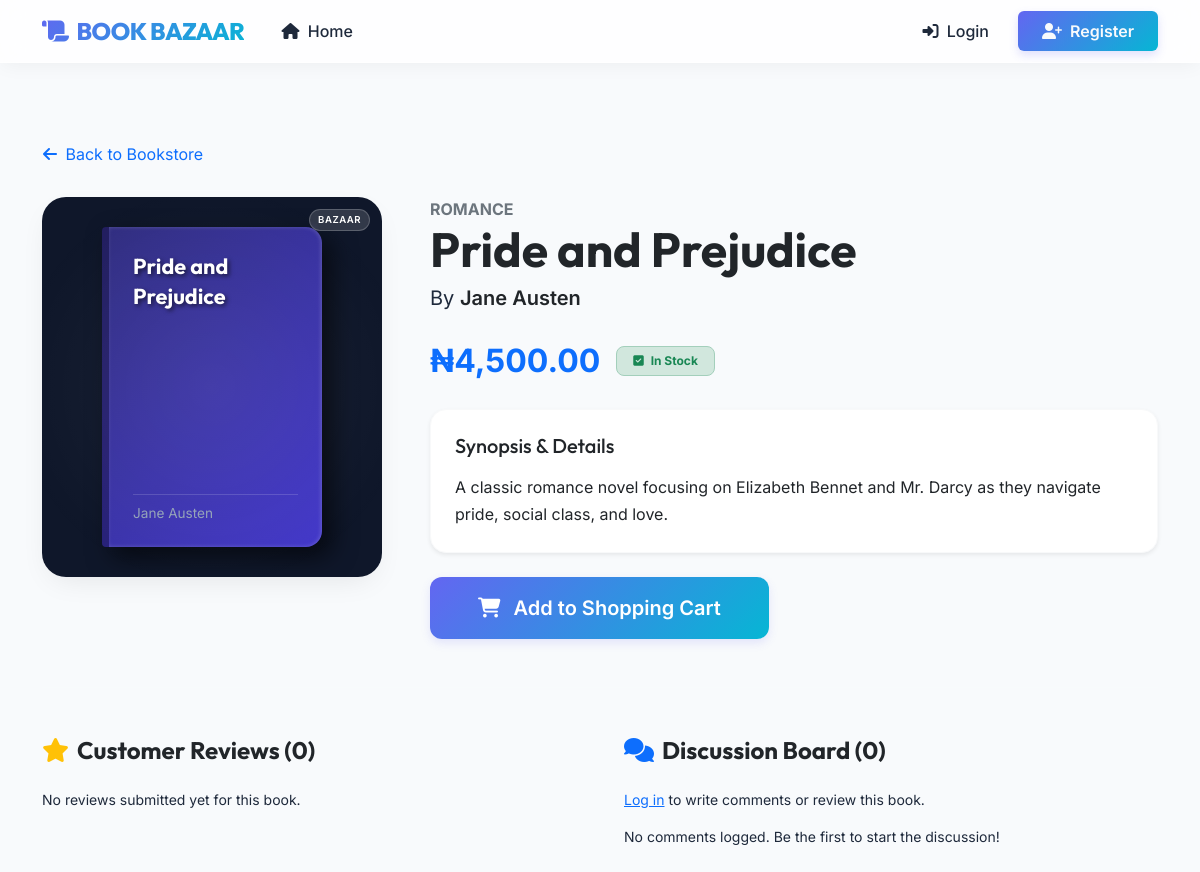
Page /book_detail.php?id=1 on the committed database.
### tables this page shows
CREATE TABLE `books` (
    `id` INT AUTO_INCREMENT PRIMARY KEY,
    `title` VARCHAR(255) NOT NULL,
    `author` VARCHAR(255) NOT NULL,
    `price` DECIMAL(10,2) NOT NULL,
    `description` TEXT NOT NULL,
    `category` VARCHAR(100) NOT NULL,
    `cover_image` VARCHAR(255) DEFAULT NULL,
    `created_at` TIMESTAMP DEFAULT CURRENT_TIMESTAMP
);

### book_detail.php (the view, shortened to what this page needs)
<?php
require_once __DIR__ . '/config.php';
$book_id = isset($_GET['id']) ? (int)$_GET['id'] : 0;
try {
    $stmt = $pdo->prepare("SELECT * FROM books WHERE id = ?");
    $stmt->execute([$book_id]);
    $book = $stmt->fetch();
} catch (PDOException $e) {
    $book = null;
}
$reviews = [];
try {
    $r_stmt = $pdo->prepare("
        SELECT r.*, u.username, u.profile_picture
        FROM reviews r
        JOIN users u ON r.user_id = u.id
        WHERE r.book_id = ?
        ORDER BY r.created_at DESC
    ");
    $r_stmt->execute([$book_id]);
    $reviews = $r_stmt->fetchAll();
} catch (PDOException $e) {}
$comments = [];
try {
    $c_stmt = $pdo->prepare("
        SELECT c.*, u.username, u.profile_picture
        FROM comments c
        JOIN users u ON c.user_id = u.id
        WHERE c.book_id = ?
        ORDER BY c.created_at DESC
    ");
    $c_stmt->execute([$book_id]);
    $comments = $c_stmt->fetchAll();
} catch (PDOException $e) {}
$is_approved_user = false;
require_once __DIR__ . '/header.php';
$is_admin = false;
?>
<div class="container py-5">
    <a href="index.php" class="btn btn-link text-decoration-none text-muted-dark mb-4 ps-0" id="back-btn">
        <i class="fa-solid fa-arrow-left me-1"></i> Back to Bookstore
    </a>
    <div class="row g-5">
        <div class="col-md-5 col-lg-4">
            <div class="detail-cover-container">
                <?php $theme_idx = (strlen($book['title']) % 6) + 1; ?>
                <div class="detail-cover-fallback cover-theme-<?php echo $theme_idx; ?>">
                    <span class="fallback-badge">Bazaar</span>
                    <h2 class="detail-cover-title"><?php echo htmlspecialchars($book['title']); ?></h2>
                    <span class="detail-cover-author"><?php echo htmlspecialchars($book['author']); ?></span>
                </div>
            </div>
        </div>
        <div class="col-md-7 col-lg-8">
            <span class="text-uppercase text-secondary fw-bold fs-7 tracking-wider"><?php echo htmlspecialchars($book['category']); ?></span>
            <h1 class="display-5 text-dark fw-bold mb-1" id="book-detail-title"><?php echo htmlspecialchars($book['title']); ?></h1>
            <p class="fs-5 text-muted-dark mb-4">By <span class="fw-semibold text-dark"><?php echo htmlspecialchars($book['author']); ?></span></p>
            <div class="d-flex align-items-center mb-4">
                <span class="fs-2 text-primary fw-bold me-3" id="book-detail-price">₦<?php echo number_format($book['price'], 2); ?></span>
                <span class="badge bg-success-subtle text-success border border-success-subtle px-3 py-2 rounded-3">
                    <i class="fa-solid fa-square-check me-1"></i> In Stock
                </span>
            </div>
            <div class="card border-light bg-white rounded-4 shadow-sm mb-4">
                <div class="card-body p-4">
                    <h3 class="h5 mb-3 text-dark">Synopsis & Details</h3>
                    <p class="card-text text-muted-dark" style="line-height: 1.7;" id="book-detail-desc">
                        <?php echo nl2br(htmlspecialchars($book['description'])); ?>
                    </p>
                </div>
            </div>
            <div class="d-flex flex-wrap gap-3">
                <?php if ($is_admin): ?>
                    <a href="admin.php?tab=edit_book&id=<?php echo $book['id']; ?>" class="btn btn-premium-primary px-5 py-3 fs-5 flex-grow-1 flex-md-grow-0" id="btn-edit-detail">
                        <i class="fa-solid fa-pen-to-square me-2"></i> Modify Book Details
                    </a>
                <?php else: ?>
                    <form action="cart_action.php?action=add&id=<?php echo $book['id']; ?>" method="POST" class="flex-grow-1 flex-md-grow-0">
                        <button type="submit" class="btn btn-premium-primary px-5 py-3 fs-5 w-100" id="btn-add-detail">
                            <i class="fa-solid fa-cart-shopping me-2"></i> Add to Shopping Cart
                        </button>
                    </form>
                <?php endif; ?>
            </div>
        </div>
    </div>
    <hr class="my-5 border-light">
    <div class="row g-5">
        <div class="col-lg-6">
            <h3 class="h4 mb-4 text-dark fw-bold"><i class="fa-solid fa-star text-warning me-2"></i>Customer Reviews (<?php echo count($reviews); ?>)</h3>
            <?php if (!empty($reviews)): ?>
                <div class="d-flex flex-column gap-3">
                    <?php foreach ($reviews as $rev): ?>
                        <div class="review-card p-3">
                            <div class="d-flex justify-content-between align-items-center mb-2">
                                <div class="d-flex align-items-center">
                                    <?php if (!empty($rev['profile_picture']) && file_exists(__DIR__ . '/' . $rev['profile_picture'])): ?>
                                        <img src="<?php echo htmlspecialchars($rev['profile_picture']); ?>" alt="Avatar" class="navbar-avatar me-2" style="width: 25px; height: 25px;">
                                    <?php else: ?>
                                        <div class="navbar-avatar me-2 bg-secondary text-white d-flex align-items-center justify-content-center" style="font-size: 0.65rem; font-weight: 700; width: 25px; height: 25px; border-radius: 50%;">
                                            <?php echo strtoupper(substr($rev['username'], 0, 2)); ?>
                                        </div>
                                    <?php endif; ?>
                                    <span class="fw-bold text-dark small"><?php echo htmlspecialchars($rev['username']); ?></span>
                                    <span class="badge bg-success-subtle text-success ms-2" style="font-size: 0.6rem;">Verified Buyer</span>
                                </div>
                                <span class="text-muted-dark small" style="font-size: 0.75rem;"><?php echo date('d M Y', strtotime($rev['created_at'])); ?></span>
                            </div>
                            <div class="star-rating-display mb-2" style="font-size: 0.85rem;">
                                <?php for ($i = 1; $i <= 5; $i++): ?>
                                    <i class="<?php echo $i <= $rev['rating'] ? 'fa-solid' : 'fa-regular'; ?> fa-star"></i>
                                <?php endfor; ?>
                            </div>
                            <p class="text-muted-dark small mb-0"><?php echo nl2br(htmlspecialchars($rev['review_text'])); ?></p>
                        </div>
                    <?php endforeach; ?>
                </div>
            <?php else: ?>
                <p class="text-muted-dark small">No reviews submitted yet for this book.</p>
            <?php endif; ?>
        </div>
        <div class="col-lg-6">
            <h3 class="h4 mb-4 text-dark fw-bold"><i class="fa-solid fa-comments text-primary me-2"></i>Discussion Board (<?php echo count($comments); ?>)</h3>
            <?php if (isset($_SESSION['user_id'])): ?>
                <?php if ($is_approved_user || $is_admin): ?>
                    <div class="card border-0 shadow-sm rounded-4 p-4 mb-4 bg-light">
                        <h4 class="h6 text-dark fw-bold mb-2">Join the Discussion</h4>
                        <form action="book_detail.php?id=<?php echo $book_id; ?>" method="POST">
                            <div class="mb-3">
                                <textarea name="comment_text" class="form-control" rows="3" placeholder="Ask a question or post a discussion comment about this book..." required></textarea>
                            </div>
                            <button type="submit" name="submit_comment" class="btn btn-premium-secondary btn-sm py-2 px-4">Post Comment</button>
                        </form>
                    </div>
                <?php else: ?>
                    <div class="alert alert-secondary text-muted-dark small mb-4">
                        <i class="fa-solid fa-lock me-1"></i> Discussion board commenting is locked until your profile is approved.
                    </div>
                <?php endif; ?>
            <?php else: ?>
                <p class="small text-muted-dark"><a href="login.php">Log in</a> to write comments or review this book.</p>
            <?php endif; ?>
            <?php if (!empty($comments)): ?>
                <div class="d-flex flex-column gap-3">
                    <?php foreach ($comments as $com): ?>
                        <div class="comment-card p-3">
                            <div class="d-flex justify-content-between align-items-center mb-2">
                                <div class="d-flex align-items-center">
                                    <?php if (!empty($com['profile_picture']) && file_exists(__DIR__ . '/' . $com['profile_picture'])): ?>
                                        <img src="<?php echo htmlspecialchars($com['profile_picture']); ?>" alt="Avatar" class="navbar-avatar me-2" style="width: 25px; height: 25px;">
                                    <?php else: ?>
                                        <div class="navbar-avatar me-2 bg-secondary text-white d-flex align-items-center justify-content-center" style="font-size: 0.65rem; font-weight: 700; width: 25px; height: 25px; border-radius: 50%;">
                                            <?php echo strtoupper(substr($com['username'], 0, 2)); ?>
                                        </div>
                                    <?php endif; ?>
                                    <span class="fw-bold text-dark small"><?php echo htmlspecialchars($com['username']); ?></span>
                                </div>
                                <span class="text-muted-dark small" style="font-size: 0.75rem;"><?php echo date('d M Y, h:i A', strtotime($com['created_at'])); ?></span>
                            </div>
                            <p class="text-muted-dark small mb-0"><?php echo nl2br(htmlspecialchars($com['comment_text'])); ?></p>
                        </div>
                    <?php endforeach; ?>
                </div>
            <?php else: ?>
                <p class="text-muted-dark small">No comments logged. Be the first to start the discussion!</p>
            <?php endif; ?>
        </div>
    </div>
</div>
<?php require_once __DIR__ . '/header.php'; ?>

### static/css/style.css (style rules this page uses)
:root { --primary-color: #6366f1; --primary-hover: #4f46e5; --secondary-color: #06b6d4; --accent-color: #f43f5e; --bg-dark: #0f172a; --bg-card: #1e293b; --bg-light: #f8fafc; --text-dark: #1e293b; --text-muted-dark: #64748b; --text-light: #f8fafc; --text-muted-light: #94a3b8; --border-color: #e2e8f0; --border-dark: #334155; --glass-bg: rgba(255, 255, 255, 0.8); --glass-border: rgba(255, 255, 255, 0.4); --shadow-premium: 0 10px 30px -10px rgba(0, 0, 0, 0.1); --shadow-glow: 0 0 20px rgba(99, 102, 241, 0.2); }
body { font-family: 'Inter', sans-serif; color: var(--text-dark); background-color: var(--bg-light); min-height: 100vh; display: flex; flex-direction: column; }
h1, h2, h3, h4, h5, h6, .brand-font { font-family: 'Outfit', sans-serif; font-weight: 600; }
.cover-theme-2 { background: linear-gradient(135deg, #312e81 0%, #4338ca 100%); }
.fallback-badge { position: absolute; top: 12px; right: 12px; background: rgba(255, 255, 255, 0.15); backdrop-filter: blur(4px); border: 1px solid rgba(255, 255, 255, 0.2); font-size: 0.6rem; padding: 3px 8px; border-radius: 30px; text-transform: uppercase; font-weight: 600; letter-spacing: 0.5px; }
.btn-premium-primary { background: linear-gradient(135deg, var(--primary-color) 0%, var(--secondary-color) 100%); color: white !important; font-weight: 600; border: none; border-radius: 12px; padding: 10px 20px; box-shadow: 0 4px 10px rgba(99, 102, 241, 0.15); transition: all 0.2s ease; }
.detail-cover-container { height: 380px; background: var(--bg-dark); border-radius: 24px; display: flex; align-items: center; justify-content: center; padding: 30px; box-shadow: var(--shadow-premium); position: relative; overflow: hidden; }
.detail-cover-container::after { content: ''; position: absolute; inset: 0; background: radial-gradient(circle, rgba(255,255,255,0.05) 0%, transparent 80%); pointer-events: none; }
.detail-cover-fallback { width: 220px; height: 320px; border-radius: 4px 16px 16px 4px; box-shadow: 10px 10px 25px rgba(0,0,0,0.6), -1px 0 4px rgba(255,255,255,0.2) inset; border-left: 7px solid rgba(0,0,0,0.4); display: flex; flex-direction: column; justify-content: space-between; padding: 24px; color: white; }
.detail-cover-title { font-family: 'Outfit', sans-serif; font-size: 1.35rem; font-weight: 700; line-height: 1.4; text-shadow: 2px 2px 4px rgba(0,0,0,0.6); }
.detail-cover-author { font-size: 0.85rem; color: var(--text-muted-light); border-top: 1px solid rgba(255,255,255,0.15); padding-top: 8px; }

### rows in the picture
books: title "Pride and Prejudice", author "Jane Austen", category "ROMANCE", price "4,500.00", description "A classic romance novel focusing on Elizabeth Bennet and Mr. Darcy as they navigate pride, social class, and love."

### other values in the picture
count($reviews) "0"
count($comments) "0"
